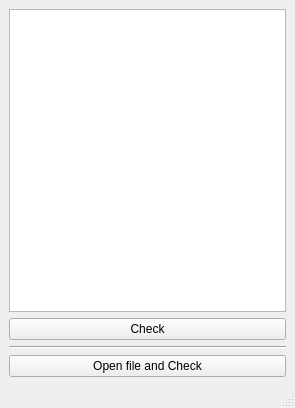
<?xml version="1.0" encoding="UTF-8"?>
<ui version="4.0">
 <class>MainWindow</class>
 <widget class="QMainWindow" name="MainWindow">
  <property name="geometry">
   <rect>
    <x>0</x>
    <y>0</y>
    <width>295</width>
    <height>408</height>
   </rect>
  </property>
  <property name="windowTitle">
   <string>MainWindow</string>
  </property>
  <widget class="QWidget" name="centralwidget">
   <layout class="QVBoxLayout" name="verticalLayout">
    <item>
     <widget class="QPlainTextEdit" name="plainTextEdit"/>
    </item>
    <item>
     <widget class="QPushButton" name="pushButton">
      <property name="text">
       <string>Check</string>
      </property>
     </widget>
    </item>
    <item>
     <widget class="Line" name="line">
      <property name="orientation">
       <enum>Qt::Horizontal</enum>
      </property>
     </widget>
    </item>
    <item>
     <widget class="QPushButton" name="pushButton_2">
      <property name="text">
       <string>Open file and Check</string>
      </property>
     </widget>
    </item>
   </layout>
  </widget>
  <widget class="QMenuBar" name="menubar">
   <property name="geometry">
    <rect>
     <x>0</x>
     <y>0</y>
     <width>295</width>
     <height>24</height>
    </rect>
   </property>
  </widget>
  <widget class="QStatusBar" name="statusbar"/>
 </widget>
 <resources/>
 <connections/>
</ui>
